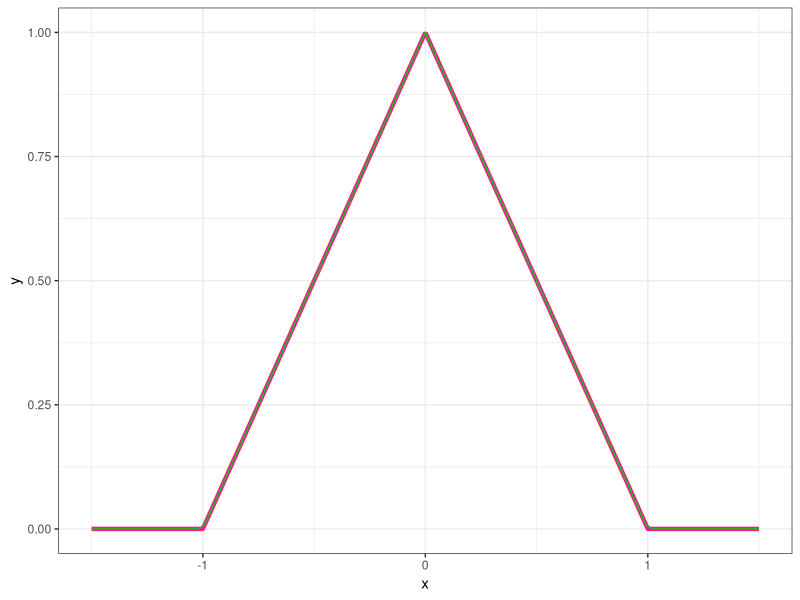
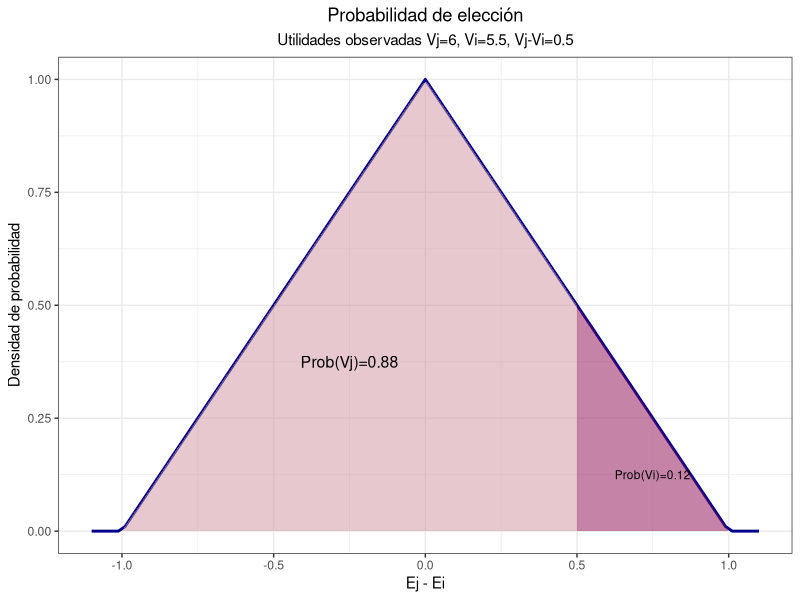

Write the R code that produced these figures, in order.
## ---- chunk 1
knitr::opts_chunk$set(echo = TRUE)
library(tidyverse)
## ---- chunk 2

f_den <- function(x, B=1){
  if(x>=-B & x<=0){
    y <- 1/B^2 *x +1/B
  }else if(x>0 & x<=B){
    y <- -1/B^2 *x +1/B
}else{
    y <- 0
}
  return(y)
}

fv_den <- Vectorize(f_den, "x")

f_dis <- function(x, B=1){
  if(x<(-1)*B){
    y <- 0}else if(x>=-B & x<=0){
    y <- (x+B)*(fv_den(x)/2)
  }else if(x>0 & x<=B){
    y <- 1- (B-x)*fv_den(x)/2
} else{
    y <- 0
}
  return(y)
}


x <- seq(-1.5, 1.5, length.out=500)
y <- sapply(x, f_den)

ggplot()+
  geom_line(aes(x,y), color="deeppink", , linewidth=1.5)+
  geom_function(fun = fv_den, color="green3", linewidth=0.5)+
  xlim(-1.5, 1.5)+
  theme_bw()

## ---- chunk 3
decision <- function(Vj, Vi, B=1){
  Vji <- Vj-Vi
  PVj <- f_dis(Vji)
  PVi <- 1 - PVj #Declararlo para saber a cuánto equivale
  
#Centro horizontal del área sombreada y no sombreada
Centro_sombreada_h <- (-B +Vji)/2
Centro_nsombreada_h <- (Vji+B)/2

#Centro vertical del área sombreada y no sombreada
Centro_sombreada_v <- fv_den(Centro_sombreada_h)/2
Centro_nsombreada_v <- fv_den(Centro_nsombreada_h)/2

  ggplot()+
  geom_function(fun = fv_den, color="darkblue", linewidth=1, xlim=c(-B-0.1, B+0.1))+
  stat_function(fun = fv_den, geom= "area", fill="pink3", alpha=0.5, xlim=c(-B, Vji))+ 
  stat_function(fun = fv_den, geom = "area", fill = "deeppink4", alpha = 0.5, xlim = c(Vji, B))+
  
    geom_text(aes(x=Centro_sombreada_h, y=Centro_sombreada_v), label=paste0("Prob(Vj)=", round(PVj,2)), size=4)+
  geom_text(aes(x=Centro_nsombreada_h, y=Centro_nsombreada_v), label=paste0("Prob(Vi)=", round(PVi,2)), size=3)+
  labs(title="Probabilidad de elección", 
       subtitle = "Utilidades observadas Vj=6, Vi=5.5, Vj-Vi=0.5",
       x="Ej - Ei", 
       y= "Densidad de probabilidad")+
  theme_bw()+
    theme(plot.title = element_text(hjust = 0.5),
          plot.subtitle = element_text(hjust = 0.5))
  
  
}


decision(Vj=6, Vi=5.5)
